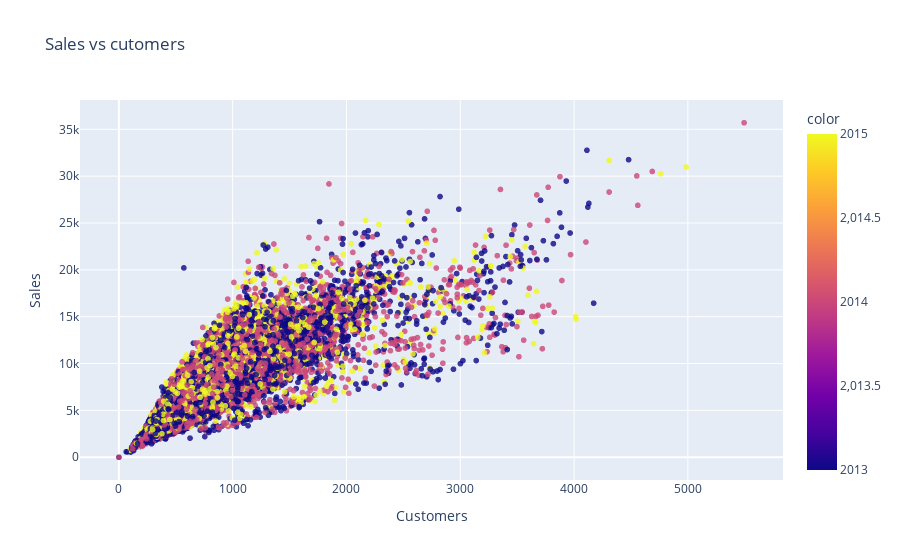

The cell this chart's notebook holds for it:
### Code cell
plt.figure(figsize=(18,8))
px.scatter(temp_df,x='Customers',y='Sales',color=temp_df.Date.dt.year,opacity=0.8,title='Sales vs cutomers')

### Figure 1 — Plotly figure (JSON) as saved in the notebook; plotly's stock layout.template omitted (floating-point values rounded to 4 significant figures; data arrays with more than 128 entries replaced by an {"elided": "..."} marker saying what was removed)
{"data": [{"hovertemplate": "Customers=%{x}<br>Sales=%{y}<br>color=%{marker.color}<extra></extra>", "legendgroup": "", "marker": {"color": {"elided": "40000 int values"}, "coloraxis": "coloraxis", "opacity": 0.8, "symbol": "circle"}, "mode": "markers", "name": "", "showlegend": false, "type": "scattergl", "x": {"elided": "40000 int values"}, "xaxis": "x", "y": {"elided": "40000 int values"}, "yaxis": "y"}], "layout": {"coloraxis": {"colorbar": {"title": {"text": "color"}}, "colorscale": [[0, "#0d0887"], [0.1111, "#46039f"], [0.2222, "#7201a8"], [0.3333, "#9c179e"], [0.4444, "#bd3786"], [0.5556, "#d8576b"], [0.6667, "#ed7953"], [0.7778, "#fb9f3a"], [0.8889, "#fdca26"], [1, "#f0f921"]]}, "legend": {"tracegroupgap": 0}, "title": {"text": "Sales vs cutomers"}, "xaxis": {"anchor": "y", "domain": [0, 1], "title": {"text": "Customers"}}, "yaxis": {"anchor": "x", "domain": [0, 1], "title": {"text": "Sales"}}}}
